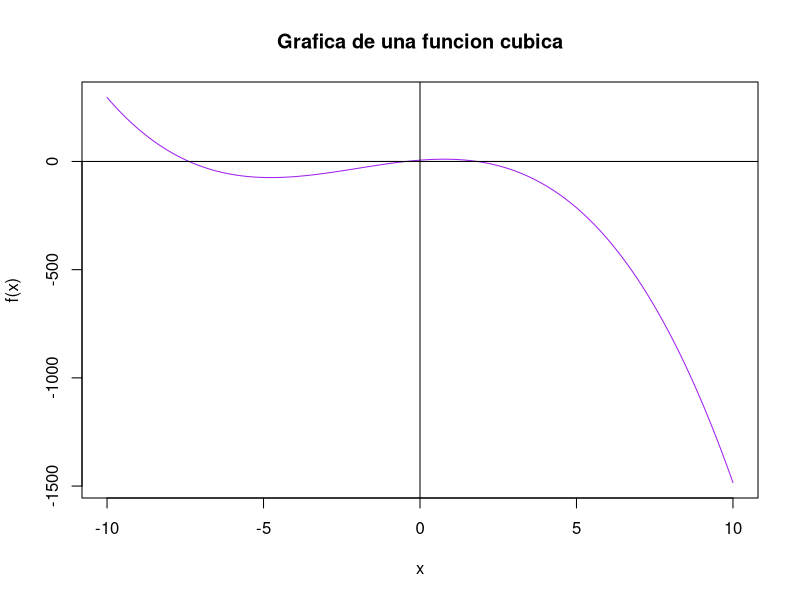

Reproduce this figure in R.
## ---- chunk 1
knitr::opts_chunk$set(echo = TRUE)
## ---- chunk 2

a<- -10
b<- 10
paso<- 0.01
x<- seq(a,b,paso)
head(x,10)
## ---- chunk 3
A<- -1
B<- -6
C<- 11
D<- 6
f_x<- A*x^3+B*x^2+C*x+D
head(f_x, 10)
## ---- chunk 4
plot(x,f_x,col= "purple",
     type = "l",
     main =  "Grafica de una funcion cubica",
     xlab = "x",
     ylab = "f(x)")
abline(v = 0, type="-", col="black")
abline(h = 0, type="-", col="black")

## ---- chunk 5
a<- -9
b<- -5
## ---- chunk 6
c<- (a+b)/2;
print(c)
## ---- chunk 7
f_cubica<- function(x){
  A*x^3+B*x^2+C*x+D
}
## ---- chunk 8
fa<- f_cubica(a); print(fa)
fb<- f_cubica(b); print(fb)
fc<- f_cubica(c); print(fc)
## ---- chunk 9
signo_fafc <- sign(fa*fc); print(signo_fafc)
signo_fbfc <- sign(fb*fc); print(signo_fbfc)
## ---- chunk 10
b <- c
c <- (a+b)/2; print(c)
## ---- chunk 11
fa<- f_cubica(a); print(fa)
fb<- f_cubica(b); print(fb)
fc<- f_cubica(c); print(fc)
signo_fafc <- sign(fa*fc); print(signo_fafc)
signo_fbfc <- sign(fb*fc); print(signo_fbfc)

## ---- chunk 12
a <- c; print(a)
c <- (a+b)/2; print(c)
## ---- chunk 13
fa<- f_cubica(a); print(fa)
fb<- f_cubica(b); print(fb)
fc<- f_cubica(c); print(fc)
signo_fafc <- sign(fa*fc); print(signo_fafc)
signo_fbfc <- sign(fb*fc); print(signo_fbfc)
